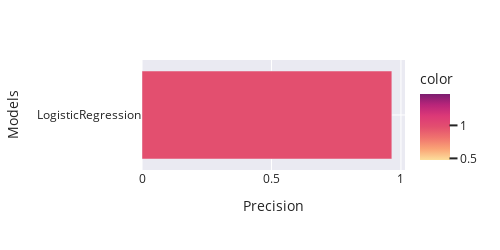

This figure's notebook cell:
### Code cell
fig=px.bar(x=results.iloc[:7,0].values , y=models,orientation="h",color=results["precision"].iloc[0:7],color_continuous_scale="sunsetdark",template="seaborn")
fig.update_layout(width=500,height=250,xaxis=dict(title="Precision"),
                                       yaxis=dict(title="Models"))
fig.show()

### Figure 1 — Plotly figure (JSON) as saved in the notebook; plotly's stock layout.template omitted (floating-point values rounded to 4 significant figures)
{"data": [{"hovertemplate": "x=%{x}<br>y=%{y}<br>color=%{marker.color}<extra></extra>", "legendgroup": "", "marker": {"color": [0.9756], "coloraxis": "coloraxis", "pattern": {"shape": ""}}, "name": "", "orientation": "h", "showlegend": false, "textposition": "auto", "type": "bar", "x": [0.9649], "xaxis": "x", "y": ["LogisticRegression"], "yaxis": "y"}], "layout": {"barmode": "relative", "coloraxis": {"colorbar": {"title": {"text": "color"}}, "colorscale": [[0, "rgb(252, 222, 156)"], [0.1667, "rgb(250, 164, 118)"], [0.3333, "rgb(240, 116, 110)"], [0.5, "rgb(227, 79, 111)"], [0.6667, "rgb(220, 57, 119)"], [0.8333, "rgb(185, 37, 122)"], [1, "rgb(124, 29, 111)"]]}, "height": 250, "legend": {"tracegroupgap": 0}, "margin": {"t": 60}, "width": 500, "xaxis": {"anchor": "y", "domain": [0, 1], "title": {"text": "Precision"}}, "yaxis": {"anchor": "x", "domain": [0, 1], "title": {"text": "Models"}}}}
